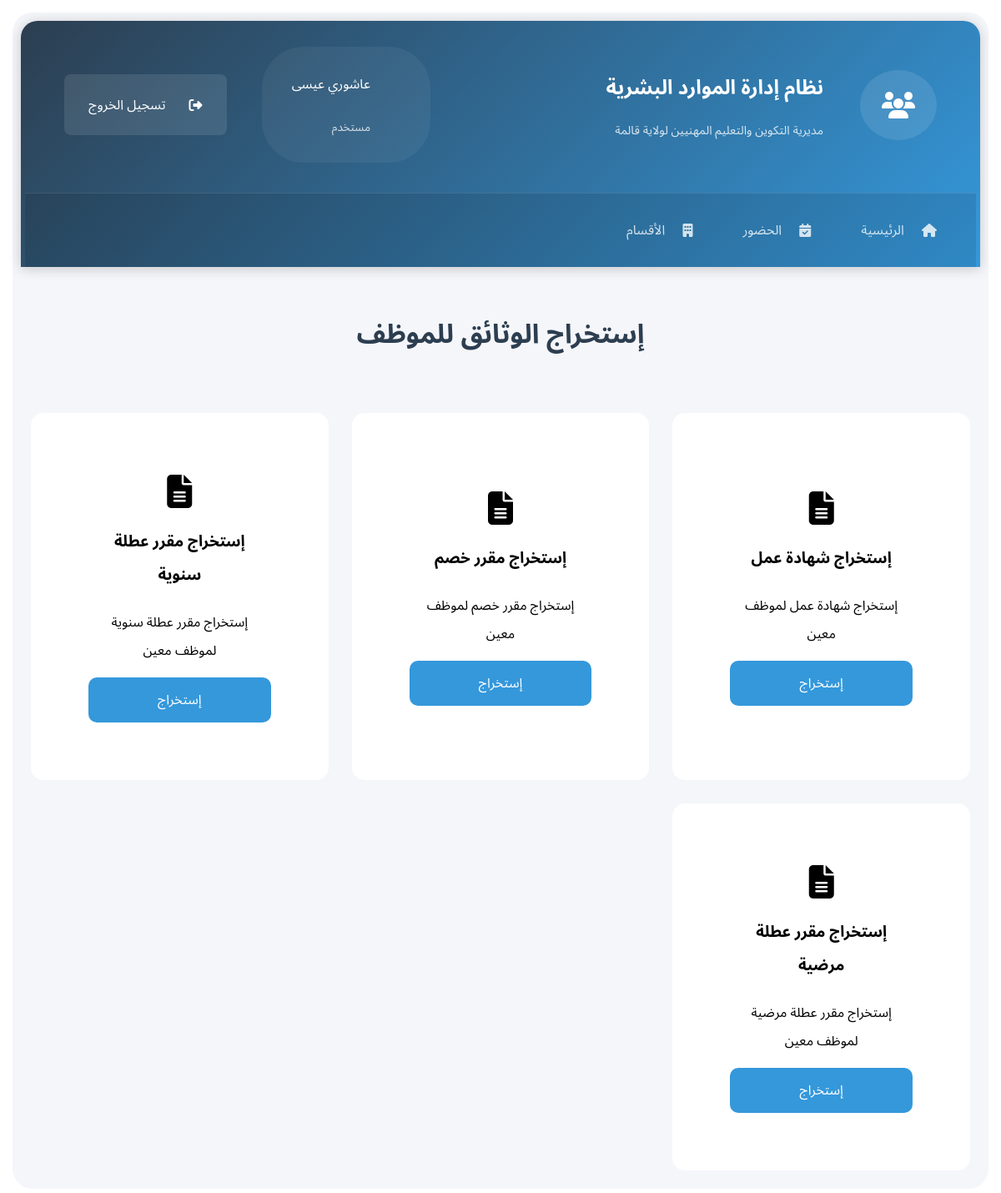
Page /extract.php?id=1 (signed in) on the earlier database version.
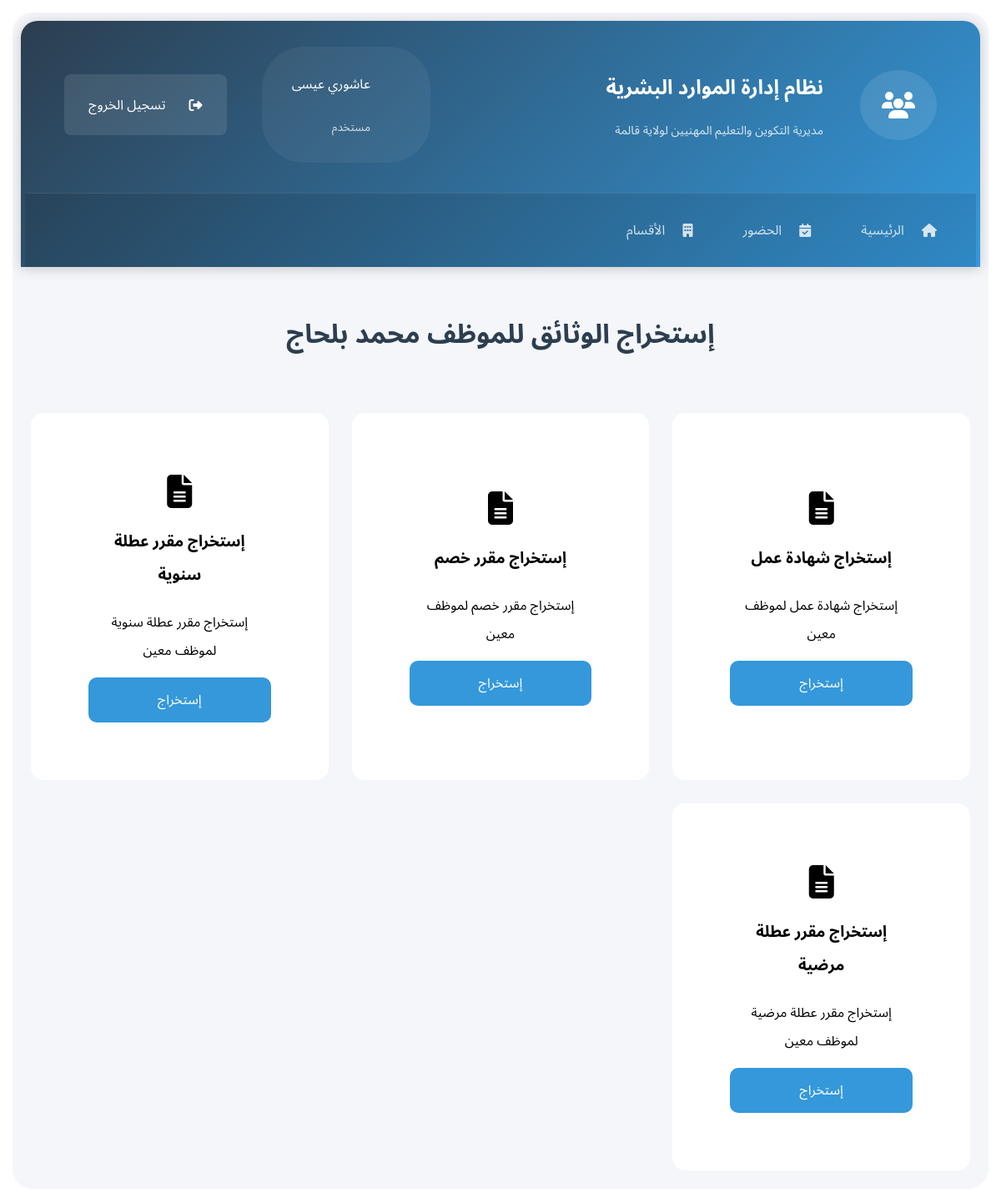
Same page on the later database version.
### tables this page shows
CREATE TABLE `employees` (
  `employee_id` int(11) NOT NULL,
  `firstname_ar` varchar(100) NOT NULL,
  `lastname_ar` varchar(100) NOT NULL,
  `firstname_en` varchar(100) NOT NULL,
  `lastname_en` varchar(100) NOT NULL,
  `birth_date` date NOT NULL,
  `birth_place` varchar(100) NOT NULL,
  `gender` enum('male','female') NOT NULL COMMENT 'النوع',
  `bloodtype` varchar(20) NOT NULL,
  `national_id` varchar(20) NOT NULL COMMENT 'الرقم الوطني',
  `ssn` int(20) NOT NULL,
  `email` varchar(100) DEFAULT NULL,
  `phone` varchar(20) NOT NULL,
  `address` text DEFAULT NULL COMMENT 'العنوان',
  `position` varchar(50) NOT NULL COMMENT 'المنصب',
  `department_id` int(10) DEFAULT NULL,
  `first_hire_date` date NOT NULL,
  `hire_date` date NOT NULL COMMENT 'تاريخ التعيين',
  `is_active` tinyint(1) DEFAULT 1 COMMENT 'الحالة',
  `vacances_remain_days` int(20) NOT NULL,
  `created_at` timestamp NOT NULL DEFAULT current_timestamp(),
  `updated_at` timestamp NOT NULL DEFAULT current_timestamp() ON UPDATE current_timestamp()
);

### extract.php (the view, shortened to what this page needs)
<?php
$pdo = getDBConnection();
$employee_id = isset($_GET['id']) ? $_GET['id'] : null;
try {
    $stmt = $pdo->prepare("SELECT * FROM employees WHERE employee_id = :employee_id OR national_id = :national_id");
    $stmt->execute(['employee_id' => $employee_id, 'national_id' => $employee_id]);
    $employee = $stmt->fetch(PDO::FETCH_ASSOC);
} catch (PDOException $e) {
    die("خطأ في قاعدة البيانات: " . $e->getMessage());
}
$fullname = $employee['firstname_ar'] . ' ' . $employee['lastname_ar'];
?>
<!DOCTYPE html>
<html lang="ar" dir="rtl">
<head>
    <link rel="stylesheet" href="CSS/extract.css">
    <link rel="stylesheet" href="CSS/icons.css">
</head>
<body>
    <div class="dashboard-container">
    <?php include 'header.php'; ?>
        <div class="documnts-container">
            <h1 class="dashboard-title">إستخراج الوثائق للموظف <?= htmlspecialchars($fullname) ?></h1>
            <div class="documnts-grid">
                <div class="documnt-card">
                    <i class="fas fa-file-alt"></i>
                    <h3>إستخراج شهادة عمل</h3>
                    <p>إستخراج شهادة عمل لموظف معين</p>
                    <a href="work_certificate.php?id=<?= htmlspecialchars($employee_id) ?>" class="btn-primary">إستخراج</a>
                </div>
                <div class="documnt-card">
                    <i class="fas fa-file-alt"></i>
                    <h3>إستخراج مقرر خصم</h3>
                    <p>إستخراج مقرر خصم لموظف معين</p>
                    <a href="deduction_decision.php?id=<?= htmlspecialchars($employee_id) ?>" class="btn-primary">إستخراج</a>
                </div>
                <div class="documnt-card">
                    <i class="fas fa-file-alt"></i>
                    <h3>إستخراج مقرر عطلة سنوية</h3>
                    <p>إستخراج مقرر عطلة سنوية لموظف معين</p>
                    <a href="vacances_annuelles.php?id=<?= htmlspecialchars($employee_id) ?>" class="btn-primary">إستخراج</a>
                </div>
                <div class="documnt-card">
                    <i class="fas fa-file-alt"></i>
                    <h3>إستخراج مقرر عطلة مرضية</h3>
                    <p>إستخراج مقرر عطلة مرضية لموظف معين</p>
                    <a href="vacances_maladie.php?id=<?= htmlspecialchars($employee_id) ?>" class="btn-primary">إستخراج</a>
                </div>
            </div>
        </div>
    </div>
</body>
</html>

Differences in the rows shown:
now on this page (row edited): employees: fullname "محمد بلحاج"
